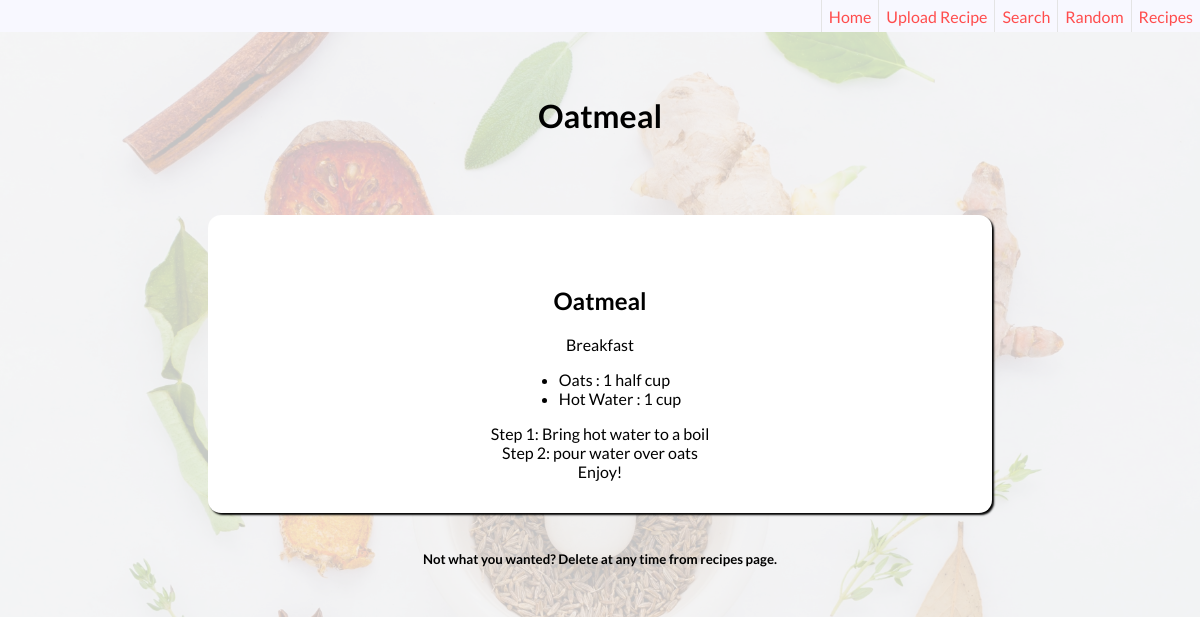
Before: /1/show with the older database file.
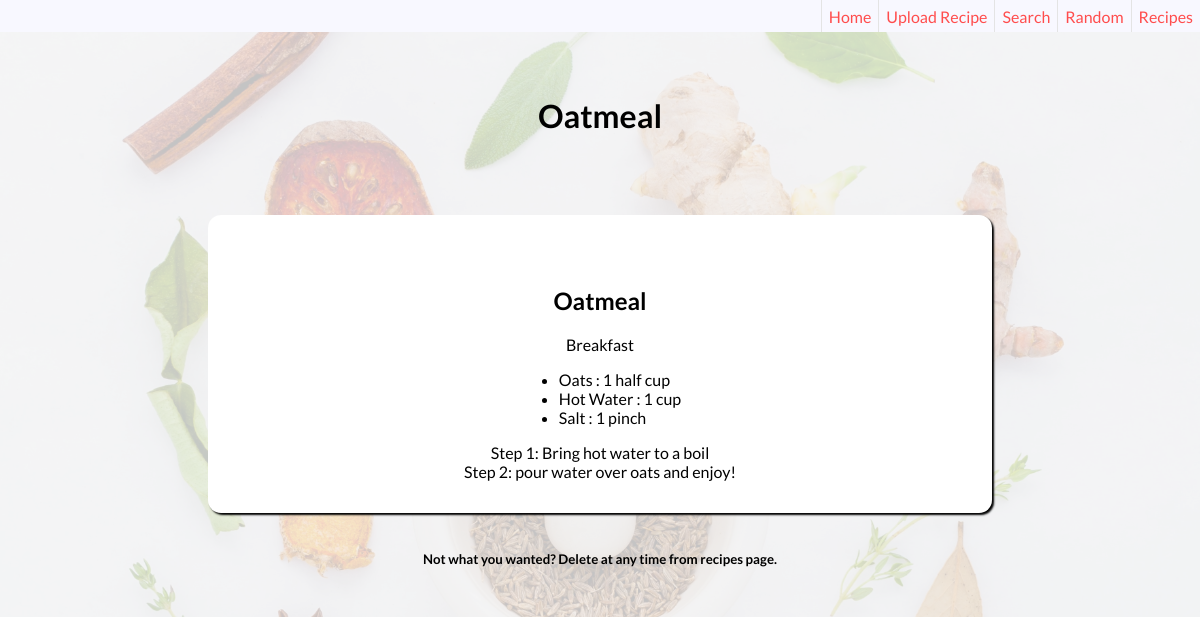
After: the same page with the newer database file.
### tables this page shows
CREATE TABLE recipes (
    id INTEGER PRIMARY KEY AUTOINCREMENT,
    title TEXT NOT NULL,
    img TEXT,
    type INTEGER NOT NULL,
    instructions TEXT NOT NULL
);

CREATE TABLE ingredients (
    id INTEGER PRIMARY KEY AUTOINCREMENT,
    recipe_id INTEGER NOT NULL,
    description TEXT NOT NULL,
    quantity INTEGER NOT NULL,
    unit TEXT NOT NULL,
    FOREIGN KEY (recipe_id) REFERENCES recipes (id)
);

### app.py (the view)
@app.route('/<int:id>/show')
def show(id):
    conn = get_db_conn()
    recipe = conn.execute('SELECT title, img, type, instructions FROM recipes WHERE id = ?', (id,)).fetchone()
    ingredients = conn.execute('SELECT * FROM ingredients i WHERE i.recipe_id = ?', (id,)).fetchall()
    conn.close()
    return render_template('show.html', recipe=recipe, ingredients=ingredients)

### app.py (called while the page is built)
def get_db_conn():
    conn = sqlite3.connect('database.db')
    conn.row_factory = sqlite3.Row
    return conn

### templates/show.html (shortened to what this page needs)
{% extends 'base.html' %}
{% block content %}
<div class="upload-background">
<div class="recipe-container">
<h1>{{recipe['title']}}</h1>
  <div class="recipe">
    <h2>{{recipe['title']}}</h2>
    {% if recipe['type'] == 0 %}
    <p>Breakfast</p>
    {% elif recipe['type'] == 1%}
    <p>Lunch</p>
    {% elif recipe['type'] == 2%}
    <p>Dinner</p>
    {% else %}
    <p>Misc.</p>
    {% endif %}
    <ul>
        {% for item in ingredients %}
        <li>
            <span>{{item['description']}}</span>
            <span>:</span>
            <span>{{item['quantity']}}</span>
            <span>{{item['unit']}}</span>
        </li>
        {% endfor %}
    </ul>
    {% set words = recipe['instructions'].split('.') %}
    {% for word in words %}
    <p>{{word}} </p>
    {% endfor %}
  </div>
</div>
<div class="blurb">
  <h5>Not what you wanted? Delete at any time from recipes page.</h5>
</div>
</div>
{% endblock %}

### templates/base.html (shortened to what this page needs)
<!DOCTYPE html>
<html lang="en">
<head>
    <link rel="stylesheet" href="https://cdnjs.cloudflare.com/ajax/libs/font-awesome/6.0.0/css/all.min.css"
 />
    <link rel="stylesheet" href="{{ url_for('static', filename='style.css')}}">
</head>
<body>
    <nav>
        <a href="{{url_for('index')}}">Home</a>
        <a href="{{url_for('upload_title')}}">Upload Recipe</a>
        <a href="{{url_for('search')}}">Search</a>
        <a href="{{url_for('random_recipe')}}">Random</a>
        <a href="{{url_for('recipes')}}">Recipes</a>
    </nav>
        {% block content %} {% endblock %}
</body>
</html>

### static/style.css (style rules this page uses)
body { width: 100%; font-family: 'Lato', sans-serif; margin: 0; background-color: whitesmoke; overflow-y: visible; overflow-x: hidden; }
nav { margin: 0; display: flex; justify-content: right; align-content: center; height: 2rem; background-color: ghostwhite; }
nav a { display: flex; justify-items: center; align-items: center; padding-right: 7px; text-decoration: none; color: rgb(255, 77, 77); border-left: 1px solid rgb(228, 228, 228); padding-left: 7px; }
.upload-background { min-height: 100%; width: 100%; }
.upload-background::before { content: ""; display: block; position: absolute; min-height: 100%; width: 100%; background: url("./assets/pexels-pixabay-256318.jpg"); background-size: cover; background-position: center; opacity: .2; z-index: -1; }
.blurb { display: flex; justify-content: center; padding: 0; }
.recipe-container { padding-top: 4rem; display: flex; flex-direction: column; align-items: center; align-content: center; justify-content: top; margin-bottom: 1rem; }
.recipe-container h1 { margin: 0; }
.recipe { width: 60vw; max-width: 50rem; display: flex; flex-direction: column; align-items: center; align-content: center; justify-content: center; margin-top: 5rem; padding: 2rem; background-color: white; box-shadow: 2px 2px 2px black; border-radius: 13px; }
.recipe p { max-width: 70%; padding: 0px 0rem 0rem 0rem; margin: 0 }

Changed rows visible on the page:
now on this page (row edited): ingredients: description "Salt", quantity "1", unit "pinch"
Other visible differences:
new list line: "Step 2: pour water over oats and enjoy!"
list line gone: "Step 2: pour water over oats"
list line gone: "Enjoy!"
